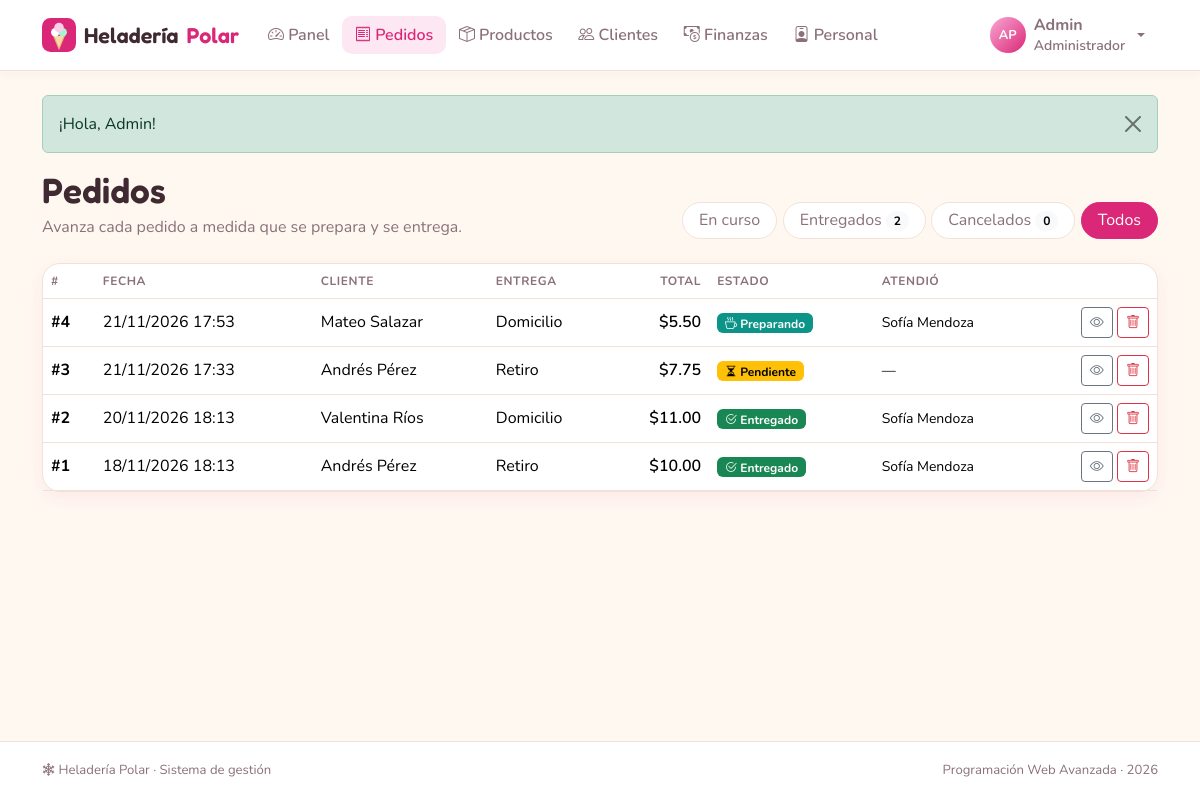
/index.php?r=pedidos/index&estado=todos (signed in), run on the app's committed database.
### tables this page shows
CREATE TABLE pedidos (
  id           INT AUTO_INCREMENT PRIMARY KEY,
  id_cliente   INT           NOT NULL,
  id_empleado  INT           NULL,
  fecha        DATETIME      NOT NULL DEFAULT CURRENT_TIMESTAMP,
  tipo_entrega ENUM('Retiro','Domicilio') NOT NULL DEFAULT 'Retiro',
  direccion    VARCHAR(255)  NULL,
  notas        VARCHAR(255)  NULL,
  total        DECIMAL(10,2) NOT NULL DEFAULT 0,
  estado       ENUM('Pendiente','Preparando','Listo','Entregado','Cancelado') NOT NULL DEFAULT 'Pendiente',
  INDEX idx_pedidos_estado (estado),
  CONSTRAINT fk_pedidos_cliente  FOREIGN KEY (id_cliente)  REFERENCES usuarios(id) ON DELETE CASCADE,
  CONSTRAINT fk_pedidos_empleado FOREIGN KEY (id_empleado) REFERENCES usuarios(id) ON DELETE SET NULL
);

### controllers/PedidosController.php (called while the page is built, shortened)
<?php
class PedidosController extends Controller
{
    public function index(): void
    {
        $estados = array_merge(['', 'todos'], array_keys(ESTADOS_PEDIDO));
        $pedido = (string) ($_GET['estado'] ?? '');
        $estado = in_array($pedido, $estados, true) ? $pedido : '';
        $this->view('pedidos/index', [
            'titulo'    => 'Pedidos',
            'pedidos'   => Pedido::listar($estado),
            'estado'    => $estado,
            'porEstado' => Pedido::conteoPorEstado(),
        ]);
    }
}

### core/Router.php (called while the page is built, shortened)
<?php
class Router
{
    public static function dispatch(string $ruta): void
    {
        if (!preg_match('#^([a-z]+)/([a-z]+)$#', $ruta, $m)) {
            self::noEncontrado();
        }
        [, $nombre, $accion] = $m;
        (new $clase())->$accion();
    }
}

### index.php (called while the page is built, shortened)
<?php
require __DIR__ . '/core/helpers.php';
require __DIR__ . '/core/Database.php';
require __DIR__ . '/core/Auth.php';
require __DIR__ . '/core/Model.php';
require __DIR__ . '/core/Router.php';
Router::dispatch(is_string($_GET['r'] ?? null) ? $_GET['r'] : '');

### core/Database.php (called while the page is built, shortened)
<?php
class Database
{
    private static ?PDO $pdo = null;
    public static function get(): PDO
    {
        if (self::$pdo === null) {
            $dsn = 'mysql:host=' . DB_HOST . ';port=' . DB_PORT
                 . ';dbname=' . DB_NAME . ';charset=utf8mb4';
            try {
                self::$pdo = new PDO($dsn, DB_USER, DB_PASS, [
                    PDO::ATTR_ERRMODE            => PDO::ERRMODE_EXCEPTION,
                    PDO::ATTR_DEFAULT_FETCH_MODE => PDO::FETCH_ASSOC,
                    PDO::ATTR_EMULATE_PREPARES   => false,
                ]);
                self::$pdo->exec("SET time_zone = '" . date('P') . "'");
            } catch (PDOException $e) {
                http_response_code(500);
                $detalle = DEBUG ? '<br><small>' . htmlspecialchars($e->getMessage()) . '</small>' : '';
                exit('<h3 style="font-family:sans-serif">No se pudo conectar a la base de datos.'
                    . ' Revise config/config.php e importe heladeria.sql.' . $detalle . '</h3>');
            }
        }
        return self::$pdo;
    }
}

### core/Model.php (called while the page is built, shortened)
<?php
abstract class Model
{
    protected static function db(): PDO
    {
        return Database::get();
    }
    protected static function query(string $sql, array $params = []): PDOStatement
    {
        $st = self::db()->prepare($sql);
        $st->execute($params);
        return $st;
    }
}

### models/Pedido.php (called while the page is built, shortened)
<?php
class Pedido extends Model
{
    public static function listar(string $estado = ''): array
    {
        if ($estado === 'todos') {
            return self::query(self::BASE . ' ORDER BY p.fecha DESC LIMIT 300')->fetchAll();
        }
        return self::query(self::BASE . ' WHERE p.estado = ? ORDER BY p.fecha DESC LIMIT 300', [$estado])->fetchAll();
    }
}

### core/Auth.php (called while the page is built, shortened)
<?php
class Auth
{
    public static function check(): bool
    {
        return isset($_SESSION['usuario']);
    }
    public static function rol(): ?int
    {
        return $_SESSION['usuario']['id_rol'] ?? null;
    }
    public static function es(int ...$roles): bool
    {
        return self::check() && in_array(self::rol(), $roles, true);
    }
}

### views/pedidos/index.php (the view, shortened to what this page needs)
<?php
$activos = ['Pendiente', 'Preparando', 'Listo'];
$filtros = ['' => 'En curso', 'Entregado' => 'Entregados', 'Cancelado' => 'Cancelados', 'todos' => 'Todos'];
?>
<div class="hp-encabezado">
  <div>
    <h1 class="hp-titulo">Pedidos</h1>
    <p class="text-body-secondary mb-0">Avanza cada pedido a medida que se prepara y se entrega.</p>
  </div>
  <ul class="nav nav-pills hp-pills">
    <?php foreach ($filtros as $k => $txt): ?>
      <li class="nav-item">
        <a class="nav-link <?= $estado === $k ? 'active' : '' ?>" href="<?= url('pedidos/index', array_filter(['estado' => $k])) ?>"><?= $txt ?>
          <?php if (isset($porEstado[$k])): ?><span class="badge rounded-pill text-bg-light"><?= (int) $porEstado[$k] ?></span><?php endif; ?></a>
      </li>
    <?php endforeach; ?>
  </ul>
</div>
<?php if ($estado === ''): ?>
  <div class="row g-3">
    <?php foreach ($activos as $col): $info = ESTADOS_PEDIDO[$col]; ?>
      <div class="col-md-4">
        <div class="hp-columna" data-columna="<?= $col ?>">
          <div class="hp-columna-titulo">
            <span><i class="bi bi-<?= $info['icono'] ?> text-<?= $info['color'] ?>"></i> <?= $col ?></span>
            <span class="badge rounded-pill text-bg-<?= $info['color'] ?>" data-contador><?= (int) $porEstado[$col] ?></span>
          </div>
          <div data-lista>
            <?php foreach ($pedidos as $p): if ($p['estado'] !== $col) continue; ?>
              <?php require __DIR__ . '/tarjeta.php'; ?>
            <?php endforeach; ?>
          </div>
          <p class="hp-vacio-col small text-body-secondary text-center py-3 mb-0">Sin pedidos</p>
        </div>
      </div>
    <?php endforeach; ?>
  </div>
<?php else: ?>
  <div class="card hp-card">
    <div class="table-responsive">
      <table class="table table-hover align-middle mb-0">
        <thead><tr><th>#</th><th>Fecha</th><th>Cliente</th><th class="d-none d-md-table-cell">Entrega</th><th class="text-end">Total</th><th>Estado</th><th class="d-none d-lg-table-cell">Atendió</th><th></th></tr></thead>
        <tbody>
        <?php foreach ($pedidos as $p): ?>
          <tr>
            <td class="fw-bold">#<?= (int) $p['id'] ?></td>
            <td class="text-nowrap"><?= fecha($p['fecha'], true) ?></td>
            <td><?= e($p['cliente']) ?></td>
            <td class="d-none d-md-table-cell"><?= e($p['tipo_entrega']) ?></td>
            <td class="text-end fw-semibold"><?= dinero($p['total']) ?></td>
            <td><?= badge_estado($p['estado']) ?></td>
            <td class="d-none d-lg-table-cell small"><?= e($p['empleado']) ?: '—' ?></td>
            <td class="text-end text-nowrap">
              <a class="btn btn-sm btn-outline-secondary" href="<?= url('pedidos/ver', ['id' => $p['id']]) ?>" aria-label="Ver pedido"><i class="bi bi-eye"></i></a>
              <?php if (Auth::es(Auth::ADMIN)): ?>
                <form method="post" action="<?= url('pedidos/eliminar') ?>" class="d-inline" data-confirmar="¿Eliminar el pedido #<?= (int) $p['id'] ?>? Esta acción no se puede deshacer.">
                  <button class="btn btn-sm btn-outline-danger" aria-label="Eliminar pedido"><i class="bi bi-trash"></i></button>
                </form>
              <?php endif; ?>
            </td>
          </tr>
        <?php endforeach; ?>
        </tbody>
      </table>
    </div>
  </div>
<?php endif; ?>

### core/helpers.php (shortened to what this page needs)
<?php
function e($valor): string
{
    return htmlspecialchars((string) ($valor ?? ''), ENT_QUOTES, 'UTF-8');
}
function url(string $ruta = 'inicio/index', array $params = []): string
{
    $params = array_merge(['r' => $ruta], $params);
    return 'index.php?' . http_build_query($params);
}
function dinero($valor): string
{
    return '$' . number_format((float) $valor, 2);
}
function fecha(?string $valor, bool $conHora = false): string
{
    $t = strtotime($valor);
    return $conHora ? date('d/m/Y H:i', $t) : date('d/m/Y', $t);
}
function badge_estado(string $estado): string
{
    $info = ESTADOS_PEDIDO[$estado] ?? ['color' => 'secondary', 'icono' => 'circle'];
    return '<span class="badge text-bg-' . $info['color'] . '"><i class="bi bi-' . $info['icono'] . '"></i> ' . e($estado) . '</span>';
}

### assets/css/styles.css (style rules this page uses)
:root { --hp-crema: #fff8f1; --hp-blanco: #ffffff; --hp-rosa: #db2777; --hp-rosa-h: #be185d; --hp-rosa-s: #fce7f3; --hp-menta: #0d9488; --hp-menta-s: #ccfbf1; --hp-texto: #3f2a32; --hp-suave: #8a7179; --hp-borde: #f1e1d6; --hp-radio: 18px; --hp-sombra: 0 6px 20px rgba(219, 39, 119, .07); }
body { --bs-body-bg: var(--hp-crema); --bs-body-color: var(--hp-texto); --bs-body-font-family: 'Nunito', system-ui, sans-serif; --bs-secondary-color: var(--hp-suave); --bs-border-color: var(--hp-borde); --bs-primary: var(--hp-rosa); --bs-primary-rgb: 219, 39, 119; --bs-link-color-rgb: 190, 24, 93; --bs-link-hover-color-rgb: 157, 23, 77; }
.text-bg-info { background-color: var(--hp-menta) !important; color: #fff !important; }
.table { --bs-table-bg: transparent; --bs-table-hover-bg: #fff3f8; }
.table > thead th { font-size: .75rem; text-transform: uppercase; letter-spacing: .05em; color: var(--hp-suave); font-weight: 700; }
body { min-height: 100vh; display: flex; flex-direction: column; }
.hp-titulo, .hp-marca, .hp-stat-valor, .hp-precio { font-family: 'Fredoka', 'Nunito', sans-serif; font-weight: 600; }
.hp-titulo { font-size: clamp(1.7rem, 3.5vw, 2.2rem); margin-bottom: .2rem; color: var(--hp-texto); }
.hp-encabezado { display: flex; flex-wrap: wrap; justify-content: space-between; align-items: flex-end; gap: 1rem; margin-bottom: 1.5rem; }
.hp-card { background: var(--hp-blanco); border: 1px solid var(--hp-borde); border-radius: var(--hp-radio); box-shadow: var(--hp-sombra); }
.hp-pills { gap: .35rem; flex-wrap: nowrap; overflow-x: auto; }
.hp-pills .nav-link { color: var(--hp-suave); background: var(--hp-blanco); border: 1px solid var(--hp-borde); border-radius: 999px; padding: .35rem 1rem; white-space: nowrap; }
.hp-pills .nav-link.active { background: var(--hp-rosa); border-color: var(--hp-rosa); color: #fff; }
.hp-main > * { animation: aparecer .3s ease both; }

### data on the page
pedidos: id "4", fecha "21/11/2026 17:53", cliente "Mateo Salazar", tipo_entrega "Domicilio", total "$5.50", estado "Preparando", empleado "Sofía Mendoza"
pedidos: id "3", fecha "21/11/2026 17:33", cliente "Andrés Pérez", tipo_entrega "Retiro", total "$7.75", estado "Pendiente", empleado "—"
pedidos: id "2", fecha "20/11/2026 18:13", cliente "Valentina Ríos", tipo_entrega "Domicilio", total "$11.00", estado "Entregado", empleado "Sofía Mendoza"
pedidos: id "1", fecha "18/11/2026 18:13", cliente "Andrés Pérez", tipo_entrega "Retiro", total "$10.00", estado "Entregado", empleado "Sofía Mendoza"

### other printed values
$texto "Panel"
$texto "Pedidos"
$texto "Productos"
$texto "Clientes"
$texto "Finanzas"
$texto "Personal"
iniciales($usuario['nombre'], $usuario['apellido']) "AP"
$usuario['nombre'] "Admin"
$usuario['rol'] "Administrador"
$f['mensaje'] "¡Hola, Admin!"
$txt "En curso"
$txt "Entregados"
$porEstado[$k] "2"
$txt "Cancelados"
$porEstado[$k] "0"
